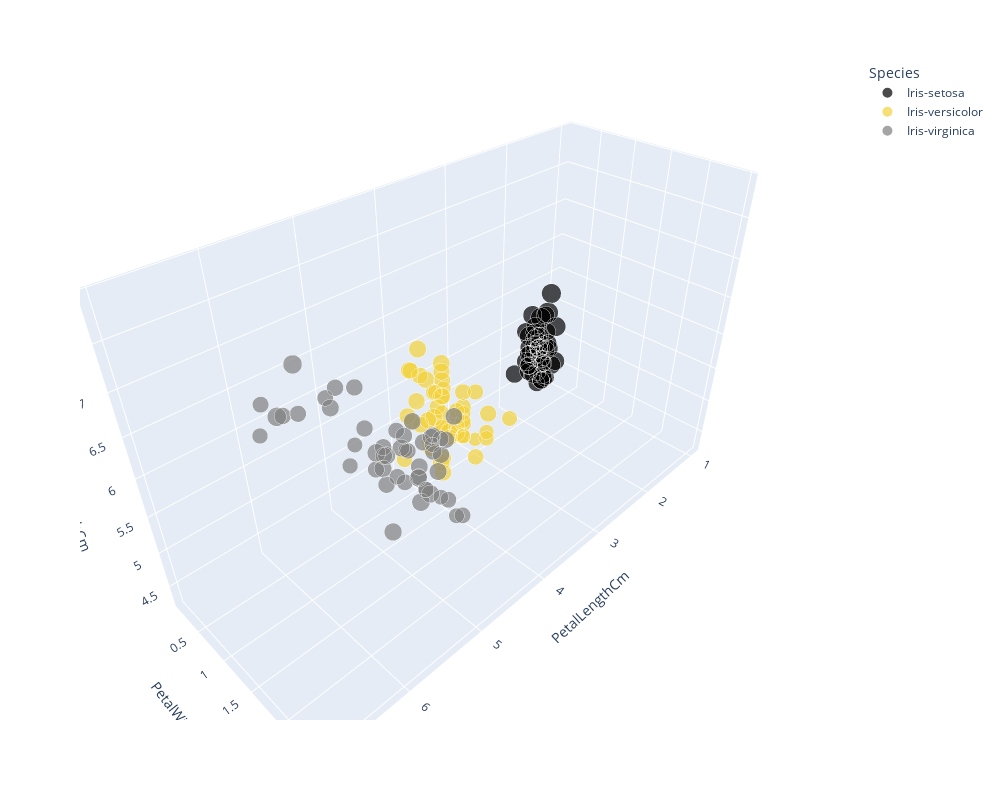

Write notebook code for a chart like this one.
### Code cell
import plotly_express as px

color_discrete_map = {iris_data.Species.unique()[0]: "black", iris_data.Species.unique()[1]: "#f3d23a", iris_data.Species.unique()[2]:"grey"}

px.scatter_3d(iris_data, x="PetalLengthCm", y="PetalWidthCm", z="SepalLengthCm", size="SepalWidthCm", color="Species", color_discrete_map = color_discrete_map, width=1000, height=800)

### Figure 1 — Plotly figure (JSON) as saved in the notebook; plotly's stock layout.template omitted (floating-point values rounded to 4 significant figures)
{"data": [{"hovertemplate": "Species=Iris-setosa<br>PetalLengthCm=%{x}<br>PetalWidthCm=%{y}<br>SepalLengthCm=%{z}<br>SepalWidthCm=%{marker.size}<extra></extra>", "legendgroup": "Iris-setosa", "marker": {"color": "black", "size": [3.5, 3, 3.2, 3.1, 3.6, 3.9, 3.4, 3.4, 2.9, 3.1, 3.7, 3.4, 3, 3, 4, 4.4, 3.9, 3.5, 3.8, 3.8, 3.4, 3.7, 3.6, 3.3, 3.4, 3, 3.4, 3.5, 3.4, 3.2, 3.1, 3.4, 4.1, 4.2, 3.1, 3.2, 3.5, 3.1, 3, 3.4, 3.5, 2.3, 3.2, 3.5, 3.8, 3, 3.8, 3.2, 3.7, 3.3], "sizemode": "area", "sizeref": 0.011, "symbol": "circle"}, "mode": "markers", "name": "Iris-setosa", "scene": "scene", "showlegend": true, "type": "scatter3d", "x": [1.4, 1.4, 1.3, 1.5, 1.4, 1.7, 1.4, 1.5, 1.4, 1.5, 1.5, 1.6, 1.4, 1.1, 1.2, 1.5, 1.3, 1.4, 1.7, 1.5, 1.7, 1.5, 1, 1.7, 1.9, 1.6, 1.6, 1.5, 1.4, 1.6, 1.6, 1.5, 1.5, 1.4, 1.5, 1.2, 1.3, 1.5, 1.3, 1.5, 1.3, 1.3, 1.3, 1.6, 1.9, 1.4, 1.6, 1.4, 1.5, 1.4], "y": [0.2, 0.2, 0.2, 0.2, 0.2, 0.4, 0.3, 0.2, 0.2, 0.1, 0.2, 0.2, 0.1, 0.1, 0.2, 0.4, 0.4, 0.3, 0.3, 0.3, 0.2, 0.4, 0.2, 0.5, 0.2, 0.2, 0.4, 0.2, 0.2, 0.2, 0.2, 0.4, 0.1, 0.2, 0.1, 0.2, 0.2, 0.1, 0.2, 0.2, 0.3, 0.3, 0.2, 0.6, 0.4, 0.3, 0.2, 0.2, 0.2, 0.2], "z": [5.1, 4.9, 4.7, 4.6, 5, 5.4, 4.6, 5, 4.4, 4.9, 5.4, 4.8, 4.8, 4.3, 5.8, 5.7, 5.4, 5.1, 5.7, 5.1, 5.4, 5.1, 4.6, 5.1, 4.8, 5, 5, 5.2, 5.2, 4.7, 4.8, 5.4, 5.2, 5.5, 4.9, 5, 5.5, 4.9, 4.4, 5.1, 5, 4.5, 4.4, 5, 5.1, 4.8, 5.1, 4.6, 5.3, 5]}, {"hovertemplate": "Species=Iris-versicolor<br>PetalLengthCm=%{x}<br>PetalWidthCm=%{y}<br>SepalLengthCm=%{z}<br>SepalWidthCm=%{marker.size}<extra></extra>", "legendgroup": "Iris-versicolor", "marker": {"color": "#f3d23a", "size": [3.2, 3.2, 3.1, 2.3, 2.8, 2.8, 3.3, 2.4, 2.9, 2.7, 2, 3, 2.2, 2.9, 2.9, 3.1, 3, 2.7, 2.2, 2.5, 3.2, 2.8, 2.5, 2.8, 2.9, 3, 2.8, 3, 2.9, 2.6, 2.4, 2.4, 2.7, 2.7, 3, 3.4, 3.1, 2.3, 3, 2.5, 2.6, 3, 2.6, 2.3, 2.7, 3, 2.9, 2.9, 2.5, 2.8], "sizemode": "area", "sizeref": 0.011, "symbol": "circle"}, "mode": "markers", "name": "Iris-versicolor", "scene": "scene", "showlegend": true, "type": "scatter3d", "x": [4.7, 4.5, 4.9, 4, 4.6, 4.5, 4.7, 3.3, 4.6, 3.9, 3.5, 4.2, 4, 4.7, 3.6, 4.4, 4.5, 4.1, 4.5, 3.9, 4.8, 4, 4.9, 4.7, 4.3, 4.4, 4.8, 5, 4.5, 3.5, 3.8, 3.7, 3.9, 5.1, 4.5, 4.5, 4.7, 4.4, 4.1, 4, 4.4, 4.6, 4, 3.3, 4.2, 4.2, 4.2, 4.3, 3, 4.1], "y": [1.4, 1.5, 1.5, 1.3, 1.5, 1.3, 1.6, 1, 1.3, 1.4, 1, 1.5, 1, 1.4, 1.3, 1.4, 1.5, 1, 1.5, 1.1, 1.8, 1.3, 1.5, 1.2, 1.3, 1.4, 1.4, 1.7, 1.5, 1, 1.1, 1, 1.2, 1.6, 1.5, 1.6, 1.5, 1.3, 1.3, 1.3, 1.2, 1.4, 1.2, 1, 1.3, 1.2, 1.3, 1.3, 1.1, 1.3], "z": [7, 6.4, 6.9, 5.5, 6.5, 5.7, 6.3, 4.9, 6.6, 5.2, 5, 5.9, 6, 6.1, 5.6, 6.7, 5.6, 5.8, 6.2, 5.6, 5.9, 6.1, 6.3, 6.1, 6.4, 6.6, 6.8, 6.7, 6, 5.7, 5.5, 5.5, 5.8, 6, 5.4, 6, 6.7, 6.3, 5.6, 5.5, 5.5, 6.1, 5.8, 5, 5.6, 5.7, 5.7, 6.2, 5.1, 5.7]}, {"hovertemplate": "Species=Iris-virginica<br>PetalLengthCm=%{x}<br>PetalWidthCm=%{y}<br>SepalLengthCm=%{z}<br>SepalWidthCm=%{marker.size}<extra></extra>", "legendgroup": "Iris-virginica", "marker": {"color": "grey", "size": [3.3, 2.7, 3, 2.9, 3, 3, 2.5, 2.9, 2.5, 3.6, 3.2, 2.7, 3, 2.5, 2.8, 3.2, 3, 3.8, 2.6, 2.2, 3.2, 2.8, 2.8, 2.7, 3.3, 3.2, 2.8, 3, 2.8, 3, 2.8, 3.8, 2.8, 2.8, 2.6, 3, 3.4, 3.1, 3, 3.1, 3.1, 3.1, 2.7, 3.2, 3.3, 3, 2.5, 3, 3.4, 3], "sizemode": "area", "sizeref": 0.011, "symbol": "circle"}, "mode": "markers", "name": "Iris-virginica", "scene": "scene", "showlegend": true, "type": "scatter3d", "x": [6, 5.1, 5.9, 5.6, 5.8, 6.6, 4.5, 6.3, 5.8, 6.1, 5.1, 5.3, 5.5, 5, 5.1, 5.3, 5.5, 6.7, 6.9, 5, 5.7, 4.9, 6.7, 4.9, 5.7, 6, 4.8, 4.9, 5.6, 5.8, 6.1, 6.4, 5.6, 5.1, 5.6, 6.1, 5.6, 5.5, 4.8, 5.4, 5.6, 5.1, 5.1, 5.9, 5.7, 5.2, 5, 5.2, 5.4, 5.1], "y": [2.5, 1.9, 2.1, 1.8, 2.2, 2.1, 1.7, 1.8, 1.8, 2.5, 2, 1.9, 2.1, 2, 2.4, 2.3, 1.8, 2.2, 2.3, 1.5, 2.3, 2, 2, 1.8, 2.1, 1.8, 1.8, 1.8, 2.1, 1.6, 1.9, 2, 2.2, 1.5, 1.4, 2.3, 2.4, 1.8, 1.8, 2.1, 2.4, 2.3, 1.9, 2.3, 2.5, 2.3, 1.9, 2, 2.3, 1.8], "z": [6.3, 5.8, 7.1, 6.3, 6.5, 7.6, 4.9, 7.3, 6.7, 7.2, 6.5, 6.4, 6.8, 5.7, 5.8, 6.4, 6.5, 7.7, 7.7, 6, 6.9, 5.6, 7.7, 6.3, 6.7, 7.2, 6.2, 6.1, 6.4, 7.2, 7.4, 7.9, 6.4, 6.3, 6.1, 7.7, 6.3, 6.4, 6, 6.9, 6.7, 6.9, 5.8, 6.8, 6.7, 6.7, 6.3, 6.5, 6.2, 5.9]}], "layout": {"height": 800, "legend": {"itemsizing": "constant", "title": {"text": "Species"}, "tracegroupgap": 0}, "margin": {"t": 60}, "scene": {"domain": {"x": [0, 1], "y": [0, 1]}, "xaxis": {"title": {"text": "PetalLengthCm"}}, "yaxis": {"title": {"text": "PetalWidthCm"}}, "zaxis": {"title": {"text": "SepalLengthCm"}}}, "width": 1000}}
